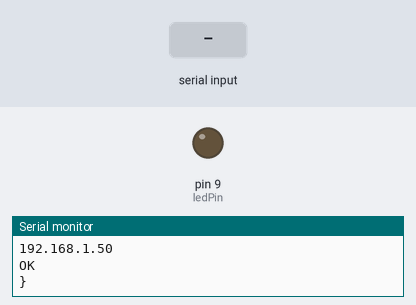
Simulated run of this sketch. Board: Arduino Uno, built with avr-gcc and run on an emulated ATmega328P. Parts: output pins drawn as LEDs (lit = HIGH), the last lines printed to the serial monitor. The test bench sets the inputs (shaded band). The modem accepts every AT command (registered, SIM ready, sends succeed) and sends nothing else.

Above: at 11.9 s.
12.0 s: "acc" received over Serial
At 12.9 s:
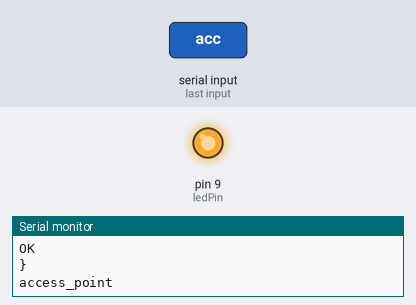
24.0 s: "acc" received over the second serial link
25.5 s: "r90\n" received over Serial
27.0 s: "+IPD" received over the second serial link
28.5 s: "HTTP" received over the second serial link
At 30.7 s:
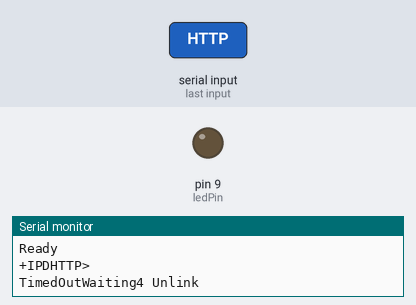
Timing chart, 0 to 32.2 s (numbered marks = the images above; inputs shaded):
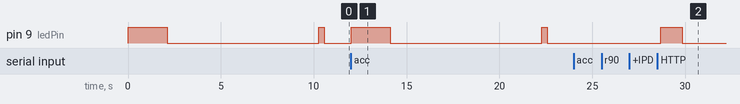

Measured:
- after the input at 12.0 s, pin 9 (ledPin): LOW → HIGH at once, → LOW 2.1 s later, → HIGH 8.2 s later, → LOW 0.30 s later
- after the input at 28.5 s, pin 9 (ledPin): LOW → HIGH after 0.20 s, → LOW 1.1 s later

The sketch:

ESP8266asAP.ino
```cpp
#include <SoftwareSerial.h>

/* Setup esp8266 as an access point and a server.
   Allows connecting browser to 192.168.4.1:8000
   Allows connecting another esp8266 and sending roundtrip time.
   define ACCESSPT to setup an access pt. on boot.
 */

#define ACCESSPT
#define RX 2
#define TX 3

const int ledPin=9; // lights led on arduino if none attached to pin
int accesspt=0;

// connect RX,TX on arduino to TX,RX on esp8266
SoftwareSerial espSerial(RX, TX, false);

String msg;

void setup()
{
  espSerial.begin(9600);
  Serial.begin(9600);
  pinMode(ledPin, OUTPUT);
  Serial.println(F("setup completed..."));
}
#define GETBUF 160


char cmd[64],b[GETBUF];
int n=0,id;

// input typed by user
void process_input(int i) {
  cmd[i]=0;
  if( *cmd == 'r' ){
  Serial.println("AT+RST");
    espSerial.println(F("AT+RST"));
  }
  else if( strncmp(cmd,"acc",3) == 0 )
    access_point();
  else
    espSerial.println(cmd); // send to esp8266
}

#ifdef ACCESSPT
// setup access pt. when booted.
void boot_and_setup_accesspt() {
  if( ! accesspt ) {  // start up access pt.
    do {
      Serial.println("AT");
      espSerial.println(F("AT"));  // wait until at returns ok
    }
    while( ! waitcmd("OK",1000) )
      ;
    access_point();
    accesspt=1;
  }
}
#endif

void loop()
{
  int i=0;

  if (espSerial.available()) { // if input from the esp8266
//    Serial.println(F("espSerial.available"));
    while (espSerial.available()) {
//    Serial.write('*');
      char c=espSerial.read();  // read from esp module
      Serial.write(c);  // echo char to console
      if( c == '+' ) { // detect +IPD
        n=0;
      }
      b[n++]=c;
      b[n]=0;
      if( n == GETBUF-1 )  // start over
        n=0;

      char *str;
      // Round trip timing, time sent from another esp connected to an arduino
      if( strstr(b,"+IPD") && (str=strchr(b,'$')) ) {
        char *p=strchr(b,':')+1; // pt to begin of payload
        int len;
        if( p ) { // numeric payload
          len=strlen(p);
          id=atoi(b+5); // get id
          *(str+1)=0;  // leave $ at end, 0 delimit incase xtra chars
          // prepare to send back
          sprintf(cmd,"%d,%d",id,len);
          espSerial.print(F("AT+CIPSEND="));
          espSerial.println(cmd); // id and length
          if( waitcmd( ">", 50 ) ) { // wait up to 50mS for '>'
            espSerial.print(p);  // send
            blink(1,20);  // quick blink
          }
        }
        *b=*cmd=0;  // reset buffers and counter
        n=0;
      }  // Browser connection 192.168.4.1:8000
      else if((str=strstr(b,"+IPD")) && strstr(b,"HTTP") ) {
//      Serial.println("IPD");
        // +IPD,id,bytes_rcvd:msg content..
        id=atoi(str+5);   // id or channel
        int chrcnt=atoi(strchr(str+5,',')+1); // total bytes recv'd
        char *msg=strchr(b,':')+1;  // start of recvd msg
        int chrs2get=chrcnt-strlen(msg);  // bytes to recv
        // must flush recv'd data before calling send page
        unsigned long t=millis();
        // read buffered bytes in < 200 ms, that way if byte count is
        // wrong we won't get stuck in this loop.
        while(chrs2get || millis() - t < 200 )
          if( espSerial.available() ) {
            espSerial.read();
            chrs2get--;
          }

        // send page to browser
        snd_page(id);
        // reset buffers and counter
        *b=*cmd=0;
        n=0;
      }
    }   // while input from esp available
  }

  while (Serial.available()) { // input from host
//    Serial.println(F("espSerial.available II"));
    cmd[i]=Serial.read();  // buffer cmd
    i++;
    delay(5);
  }
  if( i )
    process_input(i);

#ifdef ACCESSPT
  if( ! accesspt )
    boot_and_setup_accesspt();
#endif

}

// wait for string up to timeout ms.
// called after sending cmd to esp
int waitcmd(char *s, unsigned short timeout) {
  unsigned long tm=millis();
  while( 1 ) {
    if( millis() - tm >= timeout ) {
      Serial.print(F("TimedOutWaiting4 "));
      Serial.println(s);
      return 0;
    }
    if (espSerial.find(s)) {
      Serial.println(s);
      return 1;
    }
  }
}

void blink(int blinks, int led_on ) {

  while( blinks-- ) {
    digitalWrite(ledPin, 1);  // turn on led
    delay(led_on);  // led on time
    digitalWrite(ledPin, 0);
  }

}

// setup as access pt. as server
void access_point() {
  Serial.println("access_point");
  blink(21,100);
  Serial.println(F("SETUP ACCESS POINT"));
  Serial.println(F("AT+GMR"));
  espSerial.println(F("AT+GMR"));
//  waitcmd("thinker.com",10000);
  waitcmd("OK",3000);

  Serial.println(F("AT+CWMODE=2"));
  espSerial.println(F("AT+CWMODE=2"));
  waitcmd("OK",1000);

  Serial.println(F("AT+CIPMUX=1"));
  espSerial.println(F("AT+CIPMUX=1"));
  waitcmd("OK",1000);

  msg = F("AT+CWSAP_CUR=\"esp826605\",\"12345678\",1,0,2,0");
  sendData (msg, 2000, true);
//  Serial.println(F("AT+CWSAP=\"esp826605\",\"12345678\",1,0"));
//  espSerial.println(F("AT+CWSAP=\"esp826605\",\"12345678\",1,0"));
//  waitcmd("OK",1000);

  msg = F("AT+CIPSERVER=0");
  sendData (msg, 2000, true);
//  waitcmd("OK",2000);

  msg = F("AT+CIPSERVER=1,8000");
  sendData (msg, 2000, true);
//  Serial.println(espSerial.println(F("AT+CIPSERVER=1,8000")));
//  waitcmd("OK",2000);

  msg = F("AT+CIFSR");
  sendData (msg, 2000, true);
//  Serial.println(F("AT+CIFSR"));
//  Serial.println(espSerial.println(F("AT+CIFSR")));
//  waitcmd("OK",3000);

/*
  Serial.println(F("AT+CWSAP_CUR=\"RobuinoESP8266\",\"12345678\",1,0,2,0"));
  espSerial.println(F("AT+CWSAP_CUR=\"RobuinoESP8266\",\"12345678\",1,0,2,0"));
  waitcmd("OK",1000);

  Serial.println(F("AT+CIPSERVER=1,8000"));
  espSerial.println(F("AT+CIPSERVER=1,8000"));
  waitcmd("OK",500);

  Serial.println(F("AT+CIFSR"));
  espSerial.println(F("AT+CIFSR"));
*/

  blink(3,100);
}
String sendData(String command, const int timeout, boolean debug)
{
  if (debug) {
    Serial.print ("Enviando: {");
    Serial.print (command);
    Serial.println ("}");
  }
  espSerial.println(command);
  return recvData(timeout, debug);
}
String recvData(const int timeout, boolean debug) {
  // Envio dos comandos AT para o modulo
  String response = "";
  long int time = millis();
  while ( (time + timeout) > millis())
  {
    while (espSerial.available())
    {
      // The esp has data so display its output to the serial window
      char c = espSerial.read(); // read the next character.
      response += c;
    }
  }
  if (debug)
  {
    Serial.print("response:");
    Serial.print("{");
    Serial.print(response);
    Serial.println ("}");
  }
  return response;
}

void snd_page(int id) {
  static int cnt=0;
  int total_len=0;
  char *hdr[] ={
    "HTTP/1.1 200 OK\r\n",
    "Content-Type: text/html\r\n",
    "Connection: close\r\n",
    NULL,  // content length string
    NULL,  // content string
    NULL   // terminating null
  };

  digitalWrite(ledPin, 1);  // turn on led

  cnt++;
  sprintf(b,"<p>Counter Value = %d</p>\r\n",cnt);
  hdr[4]=b;  // counter value
  total_len=strlen(b);
  hdr[3]=b+total_len+1;  // content length
  sprintf(hdr[3],"Content-Length: %d\r\n\r\n",total_len);

  total_len=0;
  for(int i=0; hdr[i]!=NULL; i++)  // get total length of data to send
    total_len+=strlen(hdr[i]);

   // set channel and length of transfer
  sprintf(cmd,"AT+CIPSEND=%d,%d",id,total_len);
  espSerial.println(cmd);

    // wait for '>' and send data
  if( waitcmd( ">", 50 ) ) {
    for(int i=0; hdr[i]!=NULL; i++)
      espSerial.print(hdr[i]);

    waitcmd("Unlink",150);  // after sending wait for unlink
  }

  digitalWrite(ledPin, 0);  // turn OFF led
}
```
